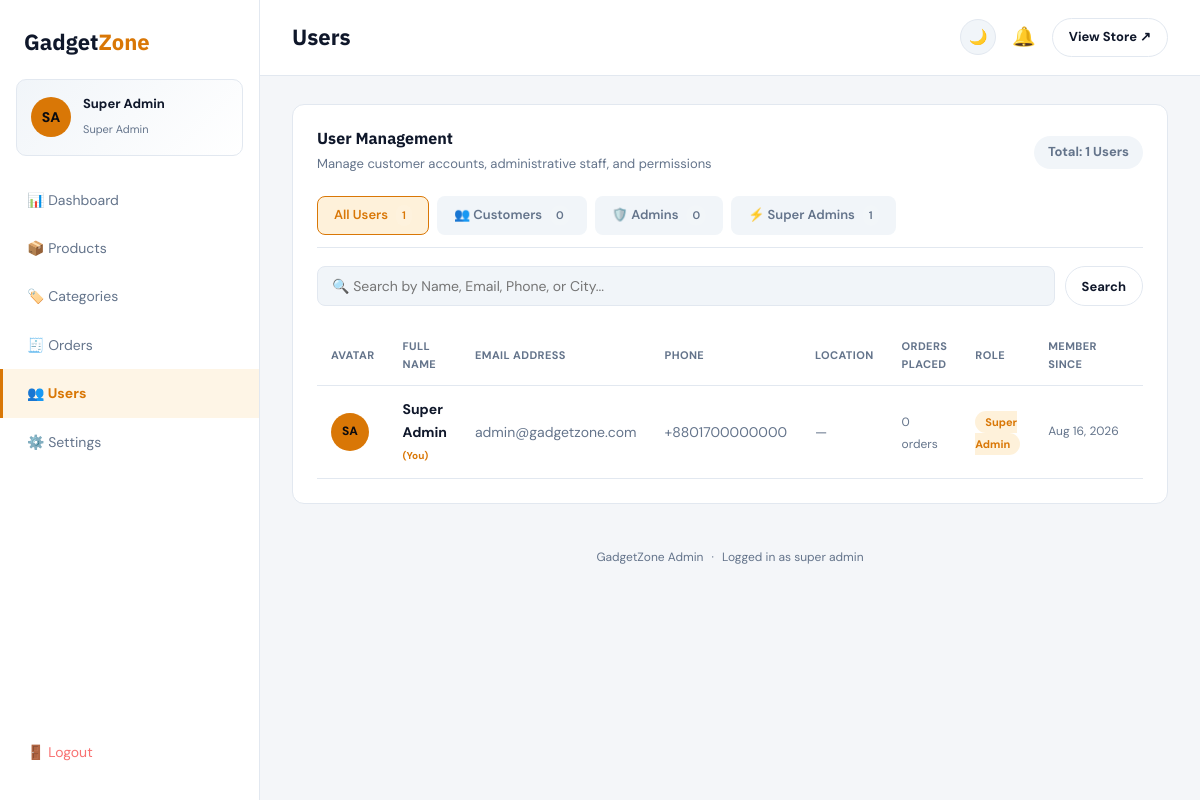
The page /admin/users.php (signed in) on the database its author committed.
### tables this page shows
CREATE TABLE IF NOT EXISTS users (
  id INT AUTO_INCREMENT PRIMARY KEY,
  first_name VARCHAR(100) NOT NULL,
  last_name VARCHAR(100) NOT NULL,
  email VARCHAR(191) NOT NULL UNIQUE,
  password VARCHAR(255) NOT NULL,
  phone VARCHAR(20) DEFAULT NULL,
  address TEXT DEFAULT NULL,
  city VARCHAR(100) DEFAULT NULL,
  state VARCHAR(100) DEFAULT NULL,
  zip VARCHAR(20) DEFAULT NULL,
  avatar VARCHAR(255) DEFAULT NULL,
  role ENUM('customer','admin','super_admin') DEFAULT 'customer',
  created_at TIMESTAMP DEFAULT CURRENT_TIMESTAMP
);

### includes/functions.php (called while the page is built, shortened)
<?php
if (!function_exists('base_path')) {
    function base_path() {
        $script = $_SERVER['SCRIPT_NAME'] ?? '';
        if (preg_match('#^(/[^/]+)#', $script, $m) && stripos($m[1], 'gadget') !== false) {
            return $m[1];
        }
        return '';
    }
}
function isLoggedIn() {
    return isset($_SESSION['user_id']);
}
function getCurrentUser() {
    global $conn;
    $stmt = mysqli_prepare($conn, "SELECT * FROM users WHERE id = ? LIMIT 1");
    mysqli_stmt_bind_param($stmt, "i", $_SESSION['user_id']);
    mysqli_stmt_execute($stmt);
    $result = mysqli_stmt_get_result($stmt);
    $user = mysqli_fetch_assoc($result);
    return $user ?: null;
}
function e($str) {
    return htmlspecialchars($str ?? '', ENT_QUOTES, 'UTF-8');
}

### admin/users.php (the view, shortened to what this page needs)
<?php
require_once __DIR__ . '/../includes/db.php';
require_once __DIR__ . '/../includes/functions.php';
$pageTitle = 'Users';
$search = trim($_GET['search'] ?? '');
$roleFilter = $_GET['role'] ?? '';
$where = [];
$types = '';
$params = [];
$whereSql = $where ? ('WHERE ' . implode(' AND ', $where)) : '';
$sql = "SELECT u.*, (SELECT COUNT(*) FROM orders o WHERE o.user_id = u.id) AS order_count
        FROM users u $whereSql ORDER BY u.created_at DESC";
if ($params) {
    $stmt = mysqli_prepare($conn, $sql);
    mysqli_stmt_bind_param($stmt, $types, ...$params);
    mysqli_stmt_execute($stmt);
    $users = mysqli_fetch_all(mysqli_stmt_get_result($stmt), MYSQLI_ASSOC);
    mysqli_stmt_close($stmt);
} else {
    $users = mysqli_fetch_all(mysqli_query($conn, $sql), MYSQLI_ASSOC);
}
$counts = mysqli_fetch_assoc(mysqli_query($conn, "SELECT
    COUNT(*) AS total,
    SUM(CASE WHEN role = 'member' THEN 1 ELSE 0 END) AS members,
    SUM(CASE WHEN role = 'admin' THEN 1 ELSE 0 END) AS admins,
    SUM(CASE WHEN role = 'super_admin' THEN 1 ELSE 0 END) AS super_admins
FROM users"));
require_once __DIR__ . '/layout.php';
?>
<div class="admin-panel">
  <div class="admin-panel-head">
    <div>
      <h3 style="margin-bottom:2px;">User Management</h3>
      <span style="color:var(--text2); font-size:13px;">Manage customer accounts, administrative staff, and permissions</span>
    </div>
    <span class="role-badge" style="font-size:13px; padding:6px 14px;">
      Total: <?= (int)$counts['total'] ?> Users
    </span>
  </div>
  <div class="admin-filter-tabs">
    <a href="<?= $base ?>/admin/users.php" class="tab-item <?= empty($roleFilter) ? 'active' : '' ?>">
      All Users <span class="tab-badge"><?= (int)$counts['total'] ?></span>
    </a>
    <a href="<?= $base ?>/admin/users.php?role=member" class="tab-item <?= $roleFilter==='member' ? 'active' : '' ?>">
      👥 Customers <span class="tab-badge"><?= (int)$counts['members'] ?></span>
    </a>
    <a href="<?= $base ?>/admin/users.php?role=admin" class="tab-item <?= $roleFilter==='admin' ? 'active' : '' ?>">
      🛡️ Admins <span class="tab-badge"><?= (int)$counts['admins'] ?></span>
    </a>
    <a href="<?= $base ?>/admin/users.php?role=super_admin" class="tab-item <?= $roleFilter==='super_admin' ? 'active' : '' ?>">
      ⚡ Super Admins <span class="tab-badge"><?= (int)$counts['super_admins'] ?></span>
    </a>
  </div>
  <form method="GET" class="admin-filter-bar">
    <input type="text" name="search" placeholder="🔍 Search by Name, Email, Phone, or City..." value="<?= e($search) ?>">
    <button type="submit" class="btn-outline btn-sm">Search</button>
  </form>
  <?php if (empty($users)): ?>
    <div class="admin-empty">
      <div style="font-size:36px; margin-bottom:12px;">👥</div>
      <p>No users found matching your search criteria.</p>
      <a href="<?= $base ?>/admin/users.php" class="btn-outline btn-sm" style="margin-top:12px;">View All Users</a>
    </div>
  <?php else: ?>
  <div style="overflow-x: auto;">
    <table class="admin-table">
      <thead>
        <tr>
          <th>Avatar</th>
          <th>Full Name</th>
          <th>Email Address</th>
          <th>Phone</th>
          <th>Location</th>
          <th>Orders Placed</th>
          <th>Role</th>
          <th>Member Since</th>
          <th>Update Role</th>
        </tr>
      </thead>
      <tbody>
        <?php foreach ($users as $u):
          $initials = strtoupper(substr($u['first_name'],0,1) . substr($u['last_name'],0,1));
        ?>
        <tr>
          <td>
            <?php if (!empty($u['avatar'])): ?>
              <img src="<?= $base ?>/assets/uploads/avatars/<?= e($u['avatar']) ?>" class="thumb" style="width:38px; height:38px; border-radius:50%; object-fit:cover;" alt="">
            <?php else: ?>
              <span class="avatar-mini" style="position:static; width:38px; height:38px; font-size:12px;"><?= e($initials) ?></span>
            <?php endif; ?>
          </td>
          <td>
            <strong><?= e($u['first_name'] . ' ' . $u['last_name']) ?></strong>
            <?php if ((int)$u['id'] === (int)$_SESSION['user_id']): ?>
              <span style="font-size:10px; color:var(--accent); font-weight:700;">(You)</span>
            <?php endif; ?>
          </td>
          <td>
            <a href="mailto:<?= e($u['email']) ?>" style="color:var(--text2);"><?= e($u['email']) ?></a>
          </td>
          <td style="color:var(--text2);"><?= e($u['phone'] ?: '—') ?></td>
          <td style="color:var(--text2);"><?= e($u['city'] ?: '—') ?></td>
          <td>
            <?php if ((int)$u['order_count'] > 0): ?>
              <a href="<?= $base ?>/admin/orders.php?search=<?= urlencode($u['email']) ?>" class="role-badge" style="background:rgba(59,130,246,.15); color:#60a5fa;" title="Click to view user orders">
                🛍️ <?= (int)$u['order_count'] ?> order(s) →
              </a>
            <?php else: ?>
              <span style="color:var(--text2); font-size:12px;">0 orders</span>
            <?php endif; ?>
          </td>
          <td>
            <span class="role-badge <?= e($u['role']) ?>">
              <?= ucfirst(e(str_replace('_',' ', $u['role']))) ?>
            </span>
          </td>
          <td style="color:var(--text2); font-size:12px; white-space:nowrap;">
            <?= date('M j, Y', strtotime($u['created_at'])) ?>
          </td>
          <td>
          </td>
        </tr>
        <?php endforeach; ?>
      </tbody>
    </table>
  </div>
  <?php endif; ?>
</div>
<?php require_once __DIR__ . '/footer.php'; ?>

### admin/layout.php (shortened to what this page needs)
<?php
$base = base_path();
$currentPage = basename($_SERVER['PHP_SELF']);
$adminUser = getCurrentUser();
$adminInitials = $adminUser ? strtoupper(substr($adminUser['first_name'],0,1) . substr($adminUser['last_name'],0,1)) : 'A';
$pendingCount = 0;
if (isset($conn)) {
    $pendingResult = mysqli_query($conn, "SELECT COUNT(*) AS c FROM orders WHERE status = 'pending'");
    if ($pendingResult) $pendingCount = (int) mysqli_fetch_assoc($pendingResult)['c'];
}
?>
<!DOCTYPE html>
<html lang="en">
<head>
<link rel="stylesheet" href="<?= $base ?>/assets/css/style.css">
<link rel="stylesheet" href="<?= $base ?>/admin/admin.css">
</head>
<body class="admin-body">
<div class="admin-shell">
  <aside class="admin-sidebar">
    <a href="<?= $base ?>/index.php" class="logo admin-logo">Gadget<span>Zone</span></a>
    <?php if ($adminUser): ?>
    <div class="admin-user-strip">
      <div class="admin-user-avatar">
        <?php if (!empty($adminUser['avatar'])): ?>
          <img src="<?= $base ?>/assets/uploads/avatars/<?= e($adminUser['avatar']) ?>" alt="">
        <?php else: ?><?= e($adminInitials) ?><?php endif; ?>
      </div>
      <div class="admin-user-info">
        <strong><?= e($adminUser['first_name'] . ' ' . $adminUser['last_name']) ?></strong>
        <span><?= e(str_replace('_', ' ', $adminUser['role'])) ?></span>
      </div>
    </div>
    <?php endif; ?>
    <nav class="admin-nav">
      <a href="<?= $base ?>/admin/index.php" class="<?= $currentPage==='index.php'?'active':'' ?>">📊 Dashboard</a>
      <a href="<?= $base ?>/admin/products.php" class="<?= $currentPage==='products.php'?'active':'' ?>">📦 Products</a>
      <a href="<?= $base ?>/admin/categories.php" class="<?= $currentPage==='categories.php'?'active':'' ?>">🏷️ Categories</a>
      <a href="<?= $base ?>/admin/orders.php" class="<?= $currentPage==='orders.php'?'active':'' ?>" style="display:flex; justify-content:space-between; align-items:center;">
        <span>🧾 Orders</span>
      </a>
      <a href="<?= $base ?>/admin/users.php" class="<?= $currentPage==='users.php'?'active':'' ?>">👥 Users</a>
      <a href="<?= $base ?>/admin/settings.php" class="<?= $currentPage==='settings.php'?'active':'' ?>">⚙️ Settings</a>
      <a href="<?= $base ?>/pages/logout.php" class="logout">🚪 Logout</a>
    </nav>
  </aside>
  <div class="admin-main">
    <header class="admin-topbar">
      <h1><?= isset($pageTitle) ? e($pageTitle) : 'Admin' ?></h1>
      <div class="admin-topbar-actions">
        <button type="button" class="theme-toggle-btn" id="adminThemeToggleBtn" aria-label="Toggle theme" title="Toggle Light / Dark Mode">
          <span class="theme-icon-moon">🌙</span>
        </button>
        <a href="<?= $base ?>/admin/orders.php?status=pending" class="notif-bell" title="<?= $pendingCount ?> pending order(s)">
          🔔
        </a>
        <a href="<?= $base ?>/index.php" class="btn-outline btn-sm" target="_blank">View Store ↗</a>
      </div>
    </header>
    <div class="admin-content">

### assets/css/style.css (style rules this page uses)
:root, [data-theme="dark"] { --accent: #f59e0b; --accent-light: #fcd34d; --accent-dark: #d97706; --accent-glow: rgba(245, 158, 11, 0.25); --bg: #0a0a0f; --surface: #16161f; --surface2: #1d1d29; --border: rgba(255,255,255,0.08); --text: #f0f0f5; --text2: #9090a8; --font-head: 'IBM Plex Sans', sans-serif; --font-body: 'DM Sans', sans-serif; --radius: 12px; --success: #22c55e; --danger: #ef4444; --shadow: 0 16px 36px rgba(0,0,0,0.4); }
[data-theme="light"] { --accent: #d97706; --accent-light: #f59e0b; --accent-dark: #b45309; --accent-glow: rgba(217, 119, 6, 0.2); --bg: #f4f6f9; --surface: #ffffff; --surface2: #f1f5f9; --border: #e2e8f0; --text: #0f172a; --text2: #64748b; --font-head: 'IBM Plex Sans', sans-serif; --font-body: 'DM Sans', sans-serif; --radius: 12px; --success: #16a34a; --danger: #dc2626; --shadow: 0 10px 25px rgba(0,0,0,0.07); }
* { box-sizing: border-box; margin: 0; padding: 0; }
body { background: var(--bg); color: var(--text); font-family: var(--font-body); line-height: 1.6; transition: background-color .25s ease, color .25s ease; }
h1, h2, h3, h4 { font-family: var(--font-head); font-weight: 800; line-height: 1.2; }
a { color: inherit; text-decoration: none; }
.btn-primary, .btn-outline, .btn-danger { display: inline-flex; align-items: center; justify-content: center; gap: 8px; padding: 12px 24px; border-radius: 999px; font-weight: 700; font-family: var(--font-body); cursor: pointer; border: none; font-size: 15px; transition: all .2s ease; }
.btn-outline { background: transparent; color: var(--text); border: 1px solid var(--border); }
.btn-sm { padding: 8px 16px; font-size: 13px; }
.theme-toggle-btn { background: var(--surface2); border: 1px solid var(--border); border-radius: 999px; width: 36px; height: 36px; display: inline-flex; align-items: center; justify-content: center; cursor: pointer; color: var(--text); font-size: 15px; transition: all .2s ease; padding: 0; outline: none; }
[data-theme="light"] .theme-icon-moon { display: inline-block; }
.logo { font-family: var(--font-head); font-weight: 800; font-size: 22px; }
.logo span { color: var(--accent); }
.avatar-mini { display: flex; align-items: center; justify-content: center; width: 34px; height: 34px; border-radius: 50%; background: var(--accent); color: #0a0a0f; font-weight: 800; font-size: 13px; }

### rows shown on the page
users: adminInitials "SA", first_name+last_name "Super Admin", role "Super Admin", initials "SA", shows "(You)", email "admin@gadgetzone.com", phone "+8801700000000", city "—", created_at "Aug 16, 2026"

### other values the page prints
$pageTitle "Users"
$counts['total'] "1"
$counts['members'] "0"
$counts['admins'] "0"
$counts['super_admins'] "1"
str_replace('_',' ', $_SESSION['role']) "super admin"
